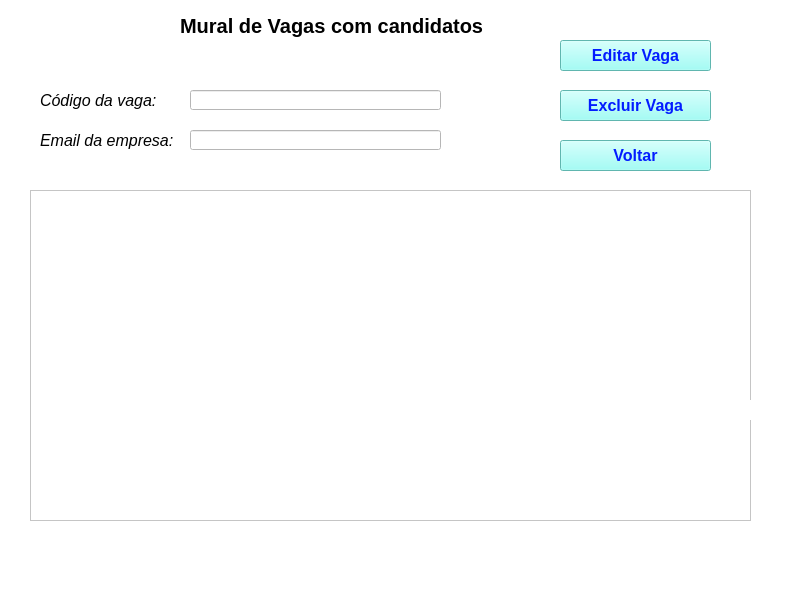
<?xml version="1.0" encoding="UTF-8"?>
<ui version="4.0">
 <class>MainWindow</class>
 <widget class="QMainWindow" name="MainWindow">
  <property name="geometry">
   <rect>
    <x>0</x>
    <y>0</y>
    <width>800</width>
    <height>600</height>
   </rect>
  </property>
  <property name="windowTitle">
   <string>MainWindow</string>
  </property>
  <property name="styleSheet">
   <string notr="true">background-color: rgb(255, 255, 255);</string>
  </property>
  <property name="inputMethodHints">
   <set>Qt::ImhNone</set>
  </property>
  <widget class="QWidget" name="centralwidget">
   <widget class="QLabel" name="label">
    <property name="geometry">
     <rect>
      <x>180</x>
      <y>10</y>
      <width>371</width>
      <height>31</height>
     </rect>
    </property>
    <property name="font">
     <font>
      <pointsize>15</pointsize>
      <weight>75</weight>
      <bold>true</bold>
     </font>
    </property>
    <property name="text">
     <string>Mural de Vagas com candidatos</string>
    </property>
   </widget>
   <widget class="QLabel" name="label_2">
    <property name="geometry">
     <rect>
      <x>40</x>
      <y>90</y>
      <width>131</width>
      <height>20</height>
     </rect>
    </property>
    <property name="font">
     <font>
      <pointsize>12</pointsize>
      <italic>true</italic>
     </font>
    </property>
    <property name="text">
     <string>Código da vaga:</string>
    </property>
   </widget>
   <widget class="QLineEdit" name="codigoVagaMuralComCandidatos">
    <property name="geometry">
     <rect>
      <x>190</x>
      <y>90</y>
      <width>251</width>
      <height>20</height>
     </rect>
    </property>
    <property name="toolTip">
     <string/>
    </property>
    <property name="toolTipDuration">
     <number>-2</number>
    </property>
    <property name="statusTip">
     <string/>
    </property>
    <property name="whatsThis">
     <string/>
    </property>
    <property name="accessibleName">
     <string/>
    </property>
    <property name="accessibleDescription">
     <string/>
    </property>
    <property name="inputMethodHints">
     <set>Qt::ImhLowercaseOnly</set>
    </property>
    <property name="text">
     <string/>
    </property>
    <property name="placeholderText">
     <string extracomment="Favor digitar o código da vaga pretendida"/>
    </property>
   </widget>
   <widget class="QPushButton" name="pbEditarVagaComCandidato">
    <property name="geometry">
     <rect>
      <x>560</x>
      <y>40</y>
      <width>151</width>
      <height>31</height>
     </rect>
    </property>
    <property name="font">
     <font>
      <pointsize>12</pointsize>
      <weight>75</weight>
      <bold>true</bold>
     </font>
    </property>
    <property name="styleSheet">
     <string notr="true">background-color: rgb(135, 255, 245);
color: rgb(3, 28, 255);</string>
    </property>
    <property name="text">
     <string>Editar Vaga</string>
    </property>
   </widget>
   <widget class="QTableWidget" name="tableWidget">
    <property name="geometry">
     <rect>
      <x>30</x>
      <y>190</y>
      <width>721</width>
      <height>331</height>
     </rect>
    </property>
   </widget>
   <widget class="QLabel" name="mensagemDePreenchimento">
    <property name="geometry">
     <rect>
      <x>380</x>
      <y>400</y>
      <width>411</width>
      <height>20</height>
     </rect>
    </property>
    <property name="font">
     <font>
      <pointsize>12</pointsize>
      <italic>true</italic>
     </font>
    </property>
    <property name="text">
     <string/>
    </property>
   </widget>
   <widget class="QPushButton" name="pbVolarMuralVagasComCandidatos">
    <property name="geometry">
     <rect>
      <x>560</x>
      <y>140</y>
      <width>151</width>
      <height>31</height>
     </rect>
    </property>
    <property name="font">
     <font>
      <pointsize>12</pointsize>
      <weight>75</weight>
      <bold>true</bold>
     </font>
    </property>
    <property name="styleSheet">
     <string notr="true">background-color: rgb(135, 255, 245);
color: rgb(3, 28, 255);</string>
    </property>
    <property name="text">
     <string>Voltar</string>
    </property>
   </widget>
   <widget class="QPushButton" name="ExcluirVagaComCandidato">
    <property name="geometry">
     <rect>
      <x>560</x>
      <y>90</y>
      <width>151</width>
      <height>31</height>
     </rect>
    </property>
    <property name="font">
     <font>
      <pointsize>12</pointsize>
      <weight>75</weight>
      <bold>true</bold>
     </font>
    </property>
    <property name="styleSheet">
     <string notr="true">background-color: rgb(135, 255, 245);
color: rgb(3, 28, 255);</string>
    </property>
    <property name="text">
     <string>Excluir Vaga</string>
    </property>
   </widget>
   <widget class="QLabel" name="label_3">
    <property name="geometry">
     <rect>
      <x>40</x>
      <y>130</y>
      <width>141</width>
      <height>20</height>
     </rect>
    </property>
    <property name="font">
     <font>
      <pointsize>12</pointsize>
      <italic>true</italic>
     </font>
    </property>
    <property name="text">
     <string>Email da empresa:</string>
    </property>
   </widget>
   <widget class="QLineEdit" name="emailEmpresaMuralVagasComCandidatos">
    <property name="geometry">
     <rect>
      <x>190</x>
      <y>130</y>
      <width>251</width>
      <height>20</height>
     </rect>
    </property>
    <property name="toolTip">
     <string/>
    </property>
    <property name="toolTipDuration">
     <number>-2</number>
    </property>
    <property name="statusTip">
     <string/>
    </property>
    <property name="whatsThis">
     <string/>
    </property>
    <property name="accessibleName">
     <string/>
    </property>
    <property name="accessibleDescription">
     <string/>
    </property>
    <property name="inputMethodHints">
     <set>Qt::ImhLowercaseOnly</set>
    </property>
    <property name="text">
     <string/>
    </property>
    <property name="placeholderText">
     <string extracomment="Favor digitar o código da vaga pretendida"/>
    </property>
   </widget>
  </widget>
  <widget class="QMenuBar" name="menubar">
   <property name="geometry">
    <rect>
     <x>0</x>
     <y>0</y>
     <width>800</width>
     <height>21</height>
    </rect>
   </property>
  </widget>
  <widget class="QStatusBar" name="statusbar"/>
 </widget>
 <resources/>
 <connections/>
</ui>
